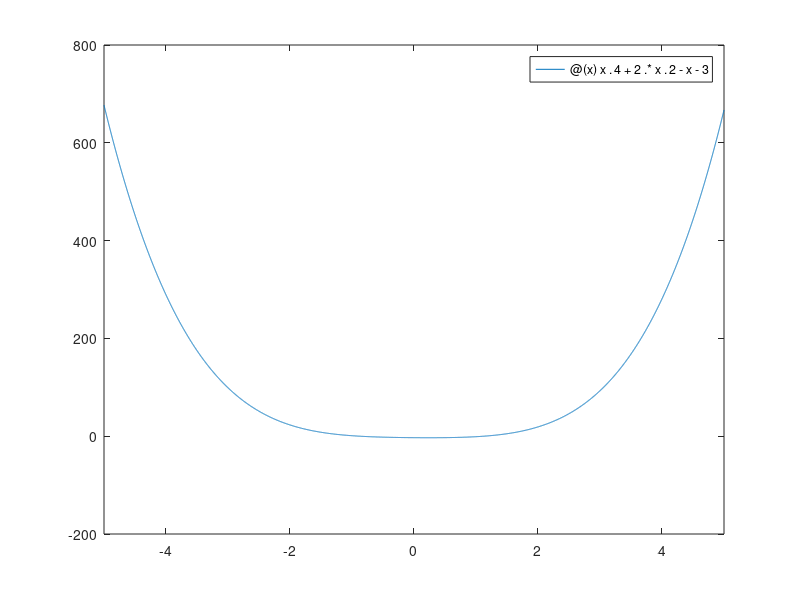

This figure's MATLAB source: (Note: this script raises an error after producing the figure.)
clc
clear

% Iseseisev töö nr. 4
fprintf("Ülesanne 1.\n")
%syms x
%diff(x^4 + 2*x^2 - x - 3)
f  = @(x) x.^4 + 2.*x.^2 - x - 3;
df = @(x) 4.*x.^3 + 4.*x - 1;
figure(1)
fplot(f)
%plot_darkmode
yline(0, "k-", "LineWidth", 1.)
xlim([-3, 3])
ylim([-8, 6])
grid on

x0  = [-1.0, 1.0];
eps = 1E-3;
max_iter = 100000;
fprintf("\nTäpsusaste iga meetodi jaoks: eps = %.1e.", eps)

% Newtoni meetod
fprintf("\nLahendus Newtoni meetodiga:")
[x, count] = newton_method(f, df, x0(1), eps, max_iter);
fprintf("x_(n+1) = %.4f\n", x)
fprintf("count = %d\n",  count)
hold on; plot(x, 0, "ro", "MarkerSize", 6, "MarkerFaceColor", "r")
[x, count] = newton_method(f, df, x0(2), eps, max_iter);
fprintf("x_(n+1) = %.4f\n", x)
fprintf("count = %d\n",  count)
hold on; plot(x, 0, "ro", "MarkerSize", 6, "MarkerFaceColor", "r")
hold off

% Modifitseeritud Newtoni meetod
fprintf("\nLahendus modifitseeritud Newtoni meetodiga:")
[x, count] = modified_newton(f, df, x0(1), eps, max_iter);
fprintf("x_(n+1) = %.4f\n", x)
fprintf("count = %d\n",  count)
[x, count] = modified_newton(f, df, x0(2), eps, max_iter);
fprintf("x_(n+1) = %.4f\n", x)
fprintf("count = %d\n",  count)

% Lõikajate meetod
fprintf("\nLahendus lõikajate meetodiga:")
x0 = -1.0;  x1 = -0.5;
[x, count] = secant_method(f, x0, x1, eps, max_iter);
fprintf("x_(n+1) = %.4f\n", x)
fprintf("count = %d\n",  count)
x0 =  1.0;  x1 =  1.5;
[x, count] = secant_method(f, x0, x1, eps, max_iter);
fprintf("x_(n+1) = %.4f\n", x)
fprintf("count = %d\n",  count)

fprintf("\nÜlesanne 2.\n")
a = 4.0;
b = 5.0;
c = 1.0;
f = @(x)  a./10.*x - b./40 - (-1).^c.*sin(x);
figure(2)
fplot(f);
yline(0, "k-", "LineWidth", 1.)
grid on

syms x
deriv = diff( a/10*x - b/40 - (-1)^c*sin(x));
fprintf("Funktsiooni f tuletis on %s.\n", deriv)
df = @(x) cos(x) + 2./5;

% Algväärtused
x0  = 0.1;
eps = 1E-6;
max_iter = 100000;
fprintf("\nTäpsusaste iga meetodi jaoks: eps = %.1e.", eps)

% Newtoni meetod
fprintf("\nLahendus Newtoni meetodiga:")
[x, count] = newton_method(f, df, x0, eps, max_iter);
fprintf("x_(n+1) = %.4f\n", x)
fprintf("count = %d\n",  count)

% Modifitseeritud Newtoni meetod
fprintf("\nLahendus modifitseeritud Newtoni meetodiga:")
[x, count] = modified_newton(f, df, x0, eps, max_iter);
fprintf("x_(n+1) = %.4f\n",  x)
fprintf("count = %d\n",  count)

hold on; plot(x, 0, "ro", "MarkerSize", 6, "MarkerFaceColor", "r")
hold off

%%%%%%%%%%%%%%%%%%%%%%%%%%%%%%%%%%%%%%%%%%%%%%%%%%%%%%%%%%%%%%%%%%
function [x, count] = newton_method(f, df, x0, eps, max_iter)
    % f - funktsioon, mille nullkohta otsime
    % df - funktsiooni tuletis
    % x0 - alglähend
    % eps - täpsus
    % max_iter - maksimaalne iteratsioonide arv
    x1 = x0;
    count = 0;
    while abs(f(x1)) > eps && count < max_iter
        x0 = x1; % Uuenda x0 väärtusega x1
        x1 = x0 - f(x0)/df(x0);
        count = count + 1;
    end
    x = x1;

    % Kontroll, kas maksimaalne iteratsioonide arv ületati
    if count >= max_iter
        warning('Maksimaalne iteratsioonide arv ületatud.');
    end
end


function [x, count] = modified_newton(f, df, x0, eps, max_iter)
    % f - funktsioon, mille nullkohta otsime
    % df - funktsiooni tuletis
    % x0 - alglähend
    % eps - täpsus
    % max_iter - maksimaalne iteratsioonide arv

    % Algväärtustamine
    x = x0;
    count = 0;
    df_x0 = df(x0); % Tuletise väärtus alglähendis

    % Iteratiivne protsess
    while (norm(f(x))) > eps && count < max_iter
        x0 = x;
        x  = x0 - f(x0) / df_x0;
        count = count + 1;
    end

    % Kui maksimaalne iteratsioonide arv on saavutatud
    if count == max_iter
        warning('Maksimaalne iteratsioonide arv saavutatud.');
    end
end


function [x, count] = secant_method(f, x0, x1, eps, max_iter)
    % f - funktsioon, mille nullkohta otsime
    % x0 - esimene alglähend
    % x1 - teine alglähend
    % eps - täpsus
    % max_iter - maksimaalne iteratsioonide arv

    count = 0;
    while (abs(f(x1))) > eps && count < max_iter
        x2 = x1 - f(x1)*(x1 - x0)/(f(x1) - f(x0));
        x0 = x1;
        x1 = x2;
        count = count + 1;
    end

    % Kontroll, kas maksimaalne iteratsioonide arv ületati
    if count >= max_iter
        warning('Maksimaalne iteratsioonide arv ületatud.');
    end
    x = x1;
end

